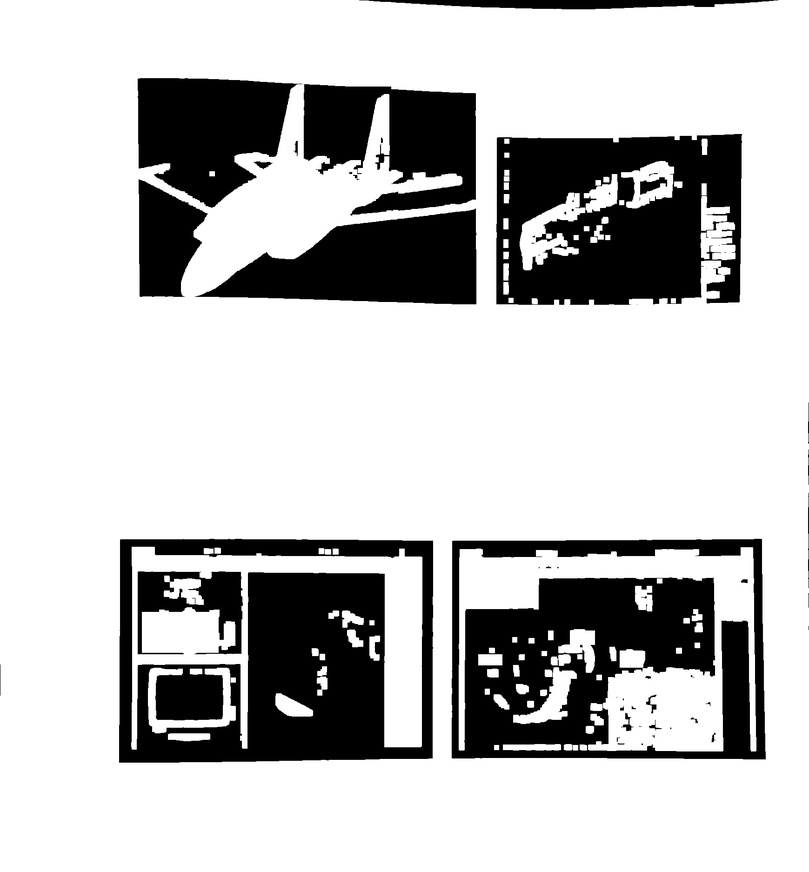
//> input picture Build/Products/Debug/15.jpg, 809 x 872 px, shrunk from 1739 x 1874 before the run
$ ./main   (built with g++ and OpenCV 4)
//> lines starting //> are read from the running program, lines starting //| are printed output that depends on the picture; after the words box and inside, x2 and y2 are one past the last pixel; in counts of white or black regions, pixels touching at a corner belong together
//
//  main.cpp
//  Example2
//
//  Created by Adobe on 17/05/16.
//  Copyright © 2016 Adobe. All rights reserved.
//
#include "opencv2/opencv.hpp"
using namespace std;
using namespace cv;
std::vector<cv::Rect> detectLetters(cv::Mat img , int x , int y,  int s)
{
//    Mat bwImage;
//    cv::cvtColor(img, bwImage, CV_RGB2GRAY);
    std::vector<cv::Rect> boundRect;
    cv::Mat img_gray, img_sobel, img_threshold, element;
    cvtColor(img, img_gray, CV_BGR2GRAY);
    cv::Sobel(img_gray, img_sobel, CV_8U, 1, 0, 3, 1, 0, cv::BORDER_DEFAULT);
    cv::threshold(img_sobel, img_threshold, 0, 255, CV_THRESH_OTSU+CV_THRESH_BINARY);
    element = getStructuringElement(cv::MORPH_RECT, cv::Size(x, y) );
    cv::morphologyEx(img_threshold, img_threshold, CV_MOP_CLOSE, element); //Does the trick
    std::vector< std::vector< cv::Point> > contours;
    cv::findContours(img_threshold, contours, 0, 1);
    //vector<Vec4i> hierarchy;

    //cv::findContours( bwImage, contours, hierarchy,CV_RETR_CCOMP, CV_CHAIN_APPROX_SIMPLE );
    std::vector<std::vector<cv::Point> > contours_poly( contours.size() );
    for( int i = 0; i < contours.size(); i++ )
        //if (contours[i].area()>s)
         if ((contours[i]).size()>s)
        {
            cv::approxPolyDP( cv::Mat(contours[i]), contours_poly[i], 3, true );
            cv::Rect appRect( boundingRect( cv::Mat(contours_poly[i]) ));
            if (appRect.width>appRect.height)
                boundRect.push_back(appRect);
        }
    //cout<<boundRect.size()<<endl;
    return boundRect;
}
int main(int argc,char** argv)
{
    //Read
    using namespace cv;
    cv::Mat img1=cv::imread("15.jpg");
//> img1 is the input picture: 872 rows x 809 cols, CV_8UC3; min 0, max 255, mean 192.4
    cv::Mat img2=cv::imread("15.jpg");
// [6 lines of commented-out code are left out]
    std::vector<cv::Rect> letterBBoxes1=detectLetters(img1 ,17 , 3 ,100);
//> in detectLetters, `cv::Sobel(img_gray, img_sobel, CV_8U, 1, 0, 3, 1, 0, cv::BORDER_DEFAUL..`:
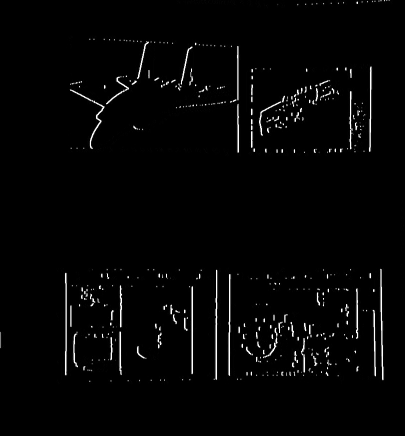
//> img_sobel: 872 rows x 809 cols, CV_8UC1 (shown at 1/2 size); min 0, max 255, mean 5.1
//> in detectLetters, `cv::morphologyEx(img_threshold, img_threshold, CV_MOP_CLOSE, element);`:
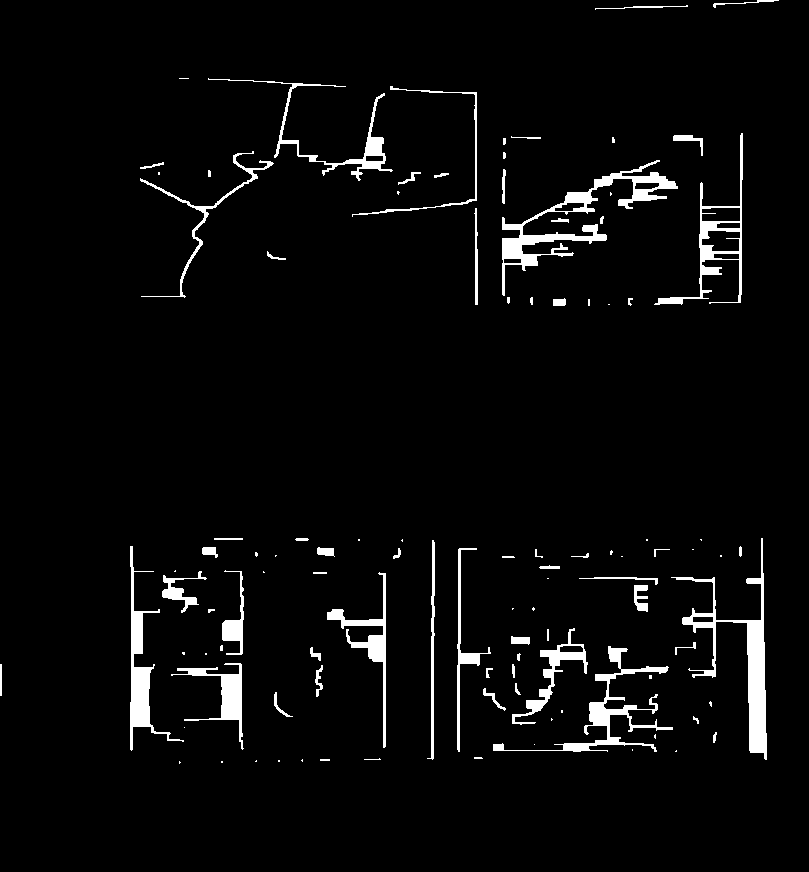
//> img_threshold: 872 rows x 809 cols, CV_8UC1; 3.8% white; 105 white regions (44 under 20 px)
//> in detectLetters, `cv::findContours(img_threshold, contours, 0, 1);`: contours = 105 contours, 64 with area under 20; largest, box (x1, y1, x2, y2) and area: (502, 160, 678, 296) 3372, (671, 538, 767, 760) 3122, (654, 133, 743, 305) 2802, (130, 546, 184, 751) 1831, (493, 646, 673, 752) 1773
//> in detectLetters, `std::vector<std::vector<cv::Point> > contours_poly( contours.size() );`: contours_poly = 105 empty contours
//> the loop in detectLetters, `for( int i = 0; i < contours.size(); i++ )` made 105 passes
//> appRect on passes 27, 32, 37, 41, 43, 44, 47, 48: Rect(171, 664, 72, 86), Rect(493, 646, 180, 106), Rect(512, 628, 75, 96), Rect(634, 585, 14, 27), Rect(579, 578, 79, 6), Rect(327, 572, 59, 176), Rect(162, 571, 44, 42), Rect(222, 570, 21, 85)
//> letterBBoxes1 = 7 Rects (x, y, width, height): [493, 646, 180, 106], [579, 578, 79, 6], [162, 571, 44, 42], [502, 160, 176, 135], [208, 78, 185, 103], [595, 5, 93, 5], [713, 0, 66, 7]
    std::vector<cv::Rect> letterBBoxes2=detectLetters(img1, 140,20,100);
//> call 2 of detectLetters, with x = 140, y = 20, s = 100
//> in detectLetters (call 2), `cv::morphologyEx(img_threshold, img_threshold, CV_MOP_CLOSE, element);`:
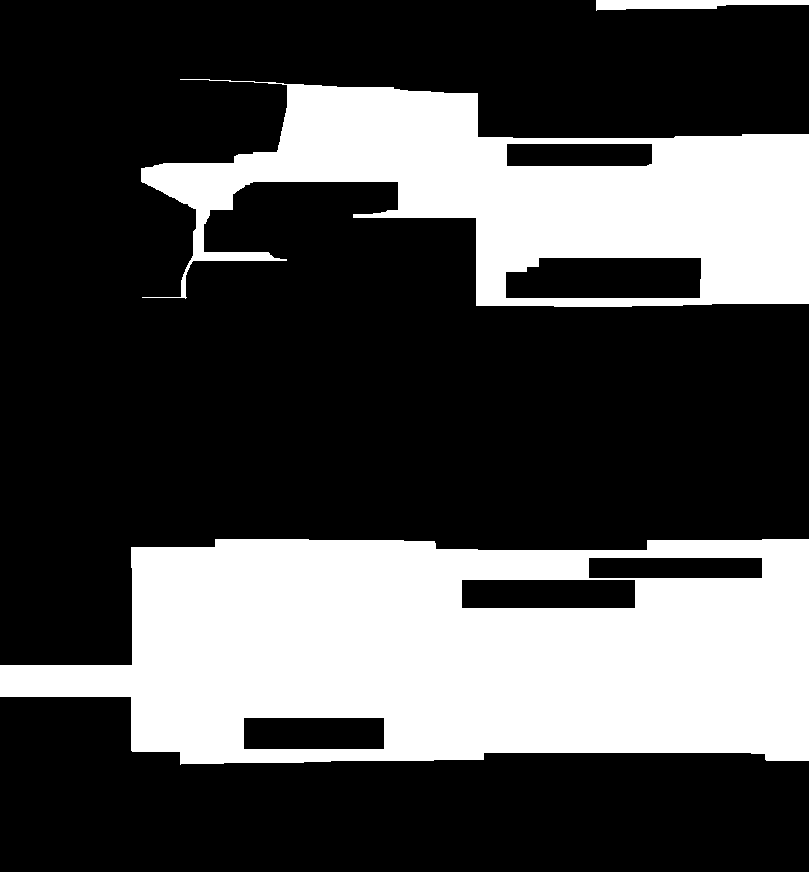
//> img_threshold: 872 rows x 809 cols, CV_8UC1; 30% white; 3 white regions
//> in detectLetters (call 2), `cv::findContours(img_threshold, contours, 0, 1);`: contours = 3 contours; box (x1, y1, x2, y2) and area: (0, 539, 809, 765) 147934, (141, 79, 809, 307) 82730, (596, 0, 809, 11) 1368
//> in detectLetters (call 2), `std::vector<std::vector<cv::Point> > contours_poly( contours.size() );`: contours_poly = 3 empty contours
//> the loop in detectLetters (call 2), `for( int i = 0; i < contours.size(); i++ )` made 3 passes
//> appRect on passes 1 to 3: Rect(0, 539, 809, 226), Rect(141, 79, 668, 227), Rect(596, 0, 213, 11)
//> letterBBoxes2 = 3 Rects (x, y, width, height): [0, 539, 809, 226], [141, 79, 668, 227], [596, 0, 213, 11]
    // [11 lines of commented-out code are left out]
    for(int i=0; i< letterBBoxes1.size(); i++){
        img1(letterBBoxes1[i] ).setTo(255);
        //img3(letterBBoxes1[i] ).setTo(0);
        //cvSet(img1(letterBBoxes1[i] ), CV_RGB(0,0,0));
    }
//> this loop made 7 passes
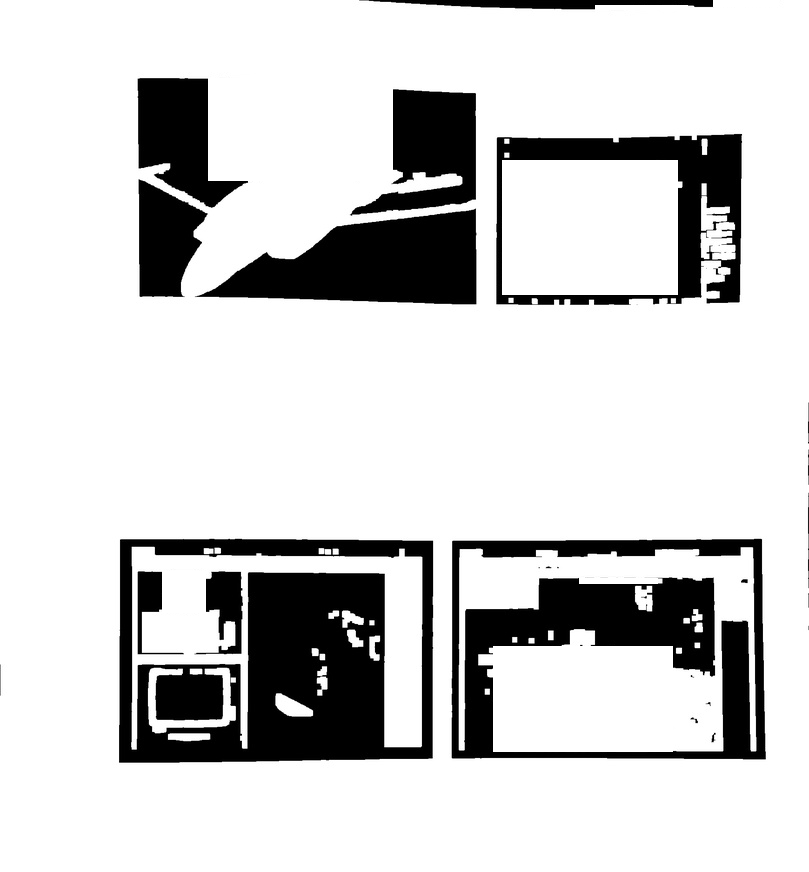
//> img1: 872 rows x 809 cols, CV_8UC3; 7.55% of pixels changed, all inside (x1, y1, x2, y2) = (162, 0, 779, 752)

    cv::imwrite( "imgOut4.jpg", img1);
    for(int i=0; i< letterBBoxes2.size(); i++)
        cv::rectangle(img2,letterBBoxes2[i],cv::Scalar(255,255,0),3,8,0);
//> this loop made 3 passes
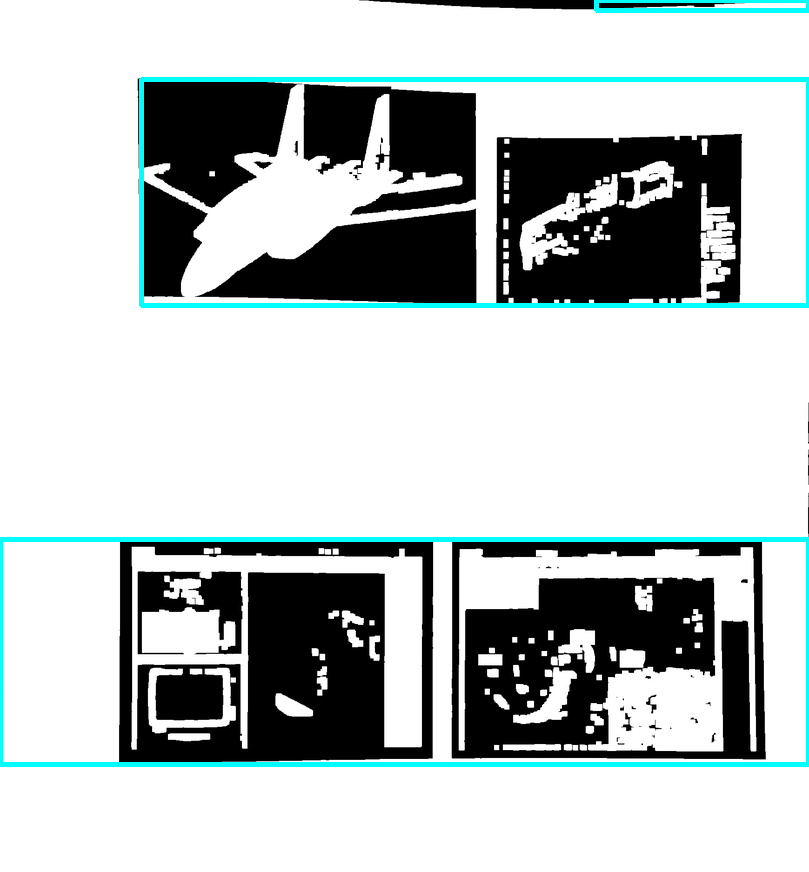
//> img2: 872 rows x 809 cols, CV_8UC3; 2.78% of pixels changed, all inside (x1, y1, x2, y2) = (0, 0, 809, 767)
    cv::imwrite( "imgOut10.jpg", img2);
//    for(int i=0; i< letterBBoxes3.size(); i++)
//        cv::rectangle(img4,letterBBoxes3[i],cv::Scalar(0,0,255),3,8,0);
//    cv::imwrite( "imgOut6.jpg", img4);
    return 0;
}

$ run again, with Build/Products/Debug/1.jpg copied over Build/Products/Debug/15.jpg
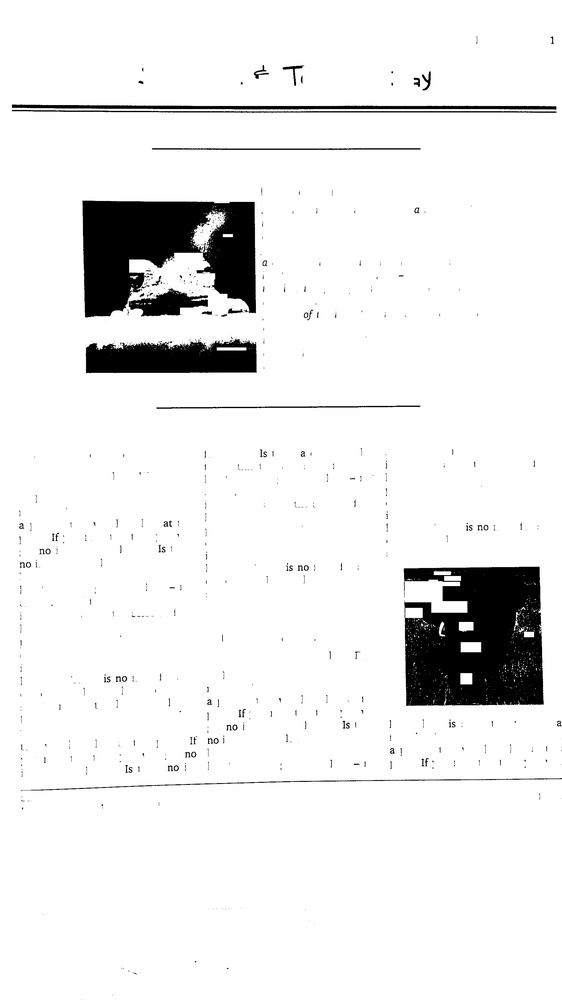
//> input picture Build/Products/Debug/1.jpg, 562 x 1000 px, shrunk from 1836 x 3264 before the run
//> img1 is the input picture: 1000 rows x 562 cols, CV_8UC3; min 0, max 255, mean 236.2
//> in detectLetters, `cv::morphologyEx(img_threshold, img_threshold, CV_MOP_CLOSE, element);`:
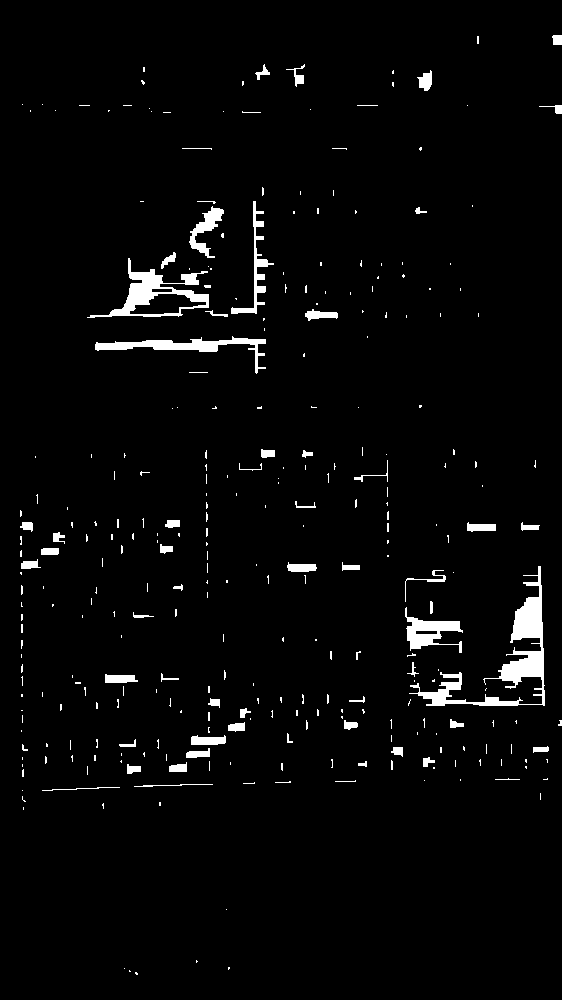
//> img_threshold: 1000 rows x 562 cols, CV_8UC1; 2.9% white; 312 white regions (248 under 20 px)
//> contours = 312 contours, 261 with area under 20; largest, box (x1, y1, x2, y2) and area: (409, 566, 545, 706) 2931, (87, 258, 209, 318) 2640, (95, 336, 266, 374) 1189, (405, 607, 463, 653) 984, (231, 201, 274, 314) 588
//> contours_poly = 312 empty contours
//> the loop in detectLetters, `for( int i = 0; i < contours.size(); i++ )` made 312 passes
//> appRect on passes 13, 14, 135, 152, 153, 218, 238, 269: Rect(42, 787, 78, 4), Rect(134, 784, 79, 3), Rect(405, 608, 58, 45), Rect(405, 570, 40, 32), Rect(409, 566, 136, 140), Rect(354, 460, 34, 22), Rect(95, 336, 171, 37), Rect(87, 258, 122, 60)
//> letterBBoxes1 = 7 Rects (x, y, width, height): [42, 787, 78, 4], [134, 784, 79, 3], [405, 608, 58, 45], [405, 570, 40, 32], [354, 460, 34, 22], [95, 336, 171, 37], [87, 258, 122, 60]
//> contours = 10 contours, 2 with area under 20; largest, box (x1, y1, x2, y2) and area: (0, 448, 562, 811) 167002, (88, 188, 480, 375) 28132, (142, 65, 562, 115) 6412, (0, 105, 262, 114) 988, (478, 36, 562, 46) 596, (173, 406, 423, 410) 294, (183, 148, 423, 152) 213, (125, 961, 231, 976) 163
//> the loop in detectLetters (call 2), `for( int i = 0; i < contours.size(); i++ )` made 10 passes
//> appRect on passes 1, 3, 4, 5, 6, 8, 9, 10: Rect(125, 961, 106, 15), Rect(0, 448, 562, 363), Rect(173, 406, 250, 4), Rect(88, 188, 392, 187), Rect(183, 149, 240, 2), Rect(0, 105, 262, 9), Rect(142, 65, 420, 50), Rect(478, 36, 84, 10)
//> letterBBoxes2 = 8 Rects (x, y, width, height): [125, 961, 106, 15], [0, 448, 562, 363], [173, 406, 250, 4], [88, 188, 392, 187], [183, 149, 240, 2], [0, 105, 262, 9], [142, 65, 420, 50], [478, 36, 84, 10]
//> the loop `for(int i=0; i< letterBBoxes1.size(); i++)` made 7 passes
//> the loop `for(int i=0; i< letterBBoxes2.size(); i++)` made 8 passes
//> after the loop `for(int i=0; i< letterBBoxes2.size(); i++)`:
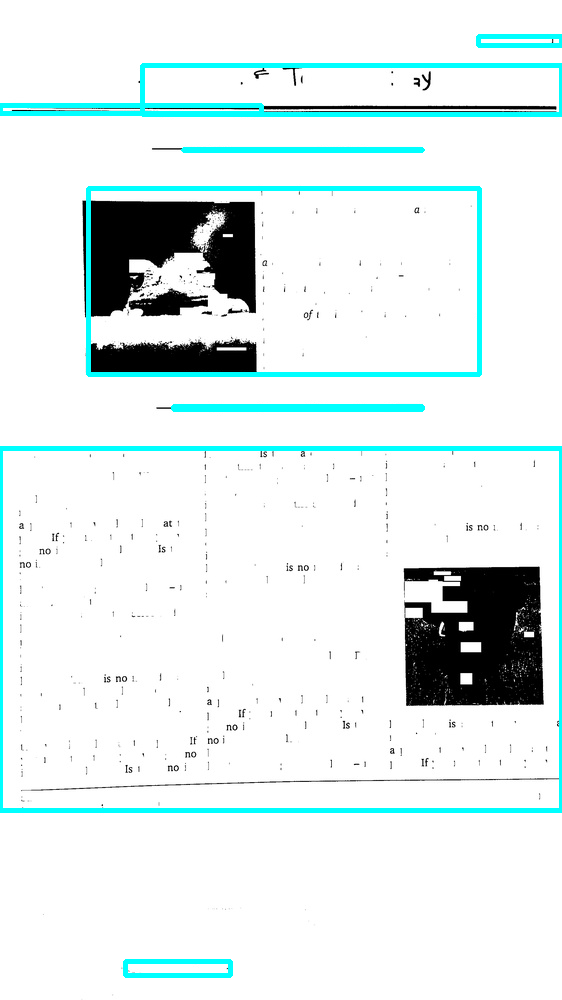
//> img2: 1000 rows x 562 cols, CV_8UC3; 4.58% of pixels changed, all inside (x1, y1, x2, y2) = (0, 34, 562, 978)
